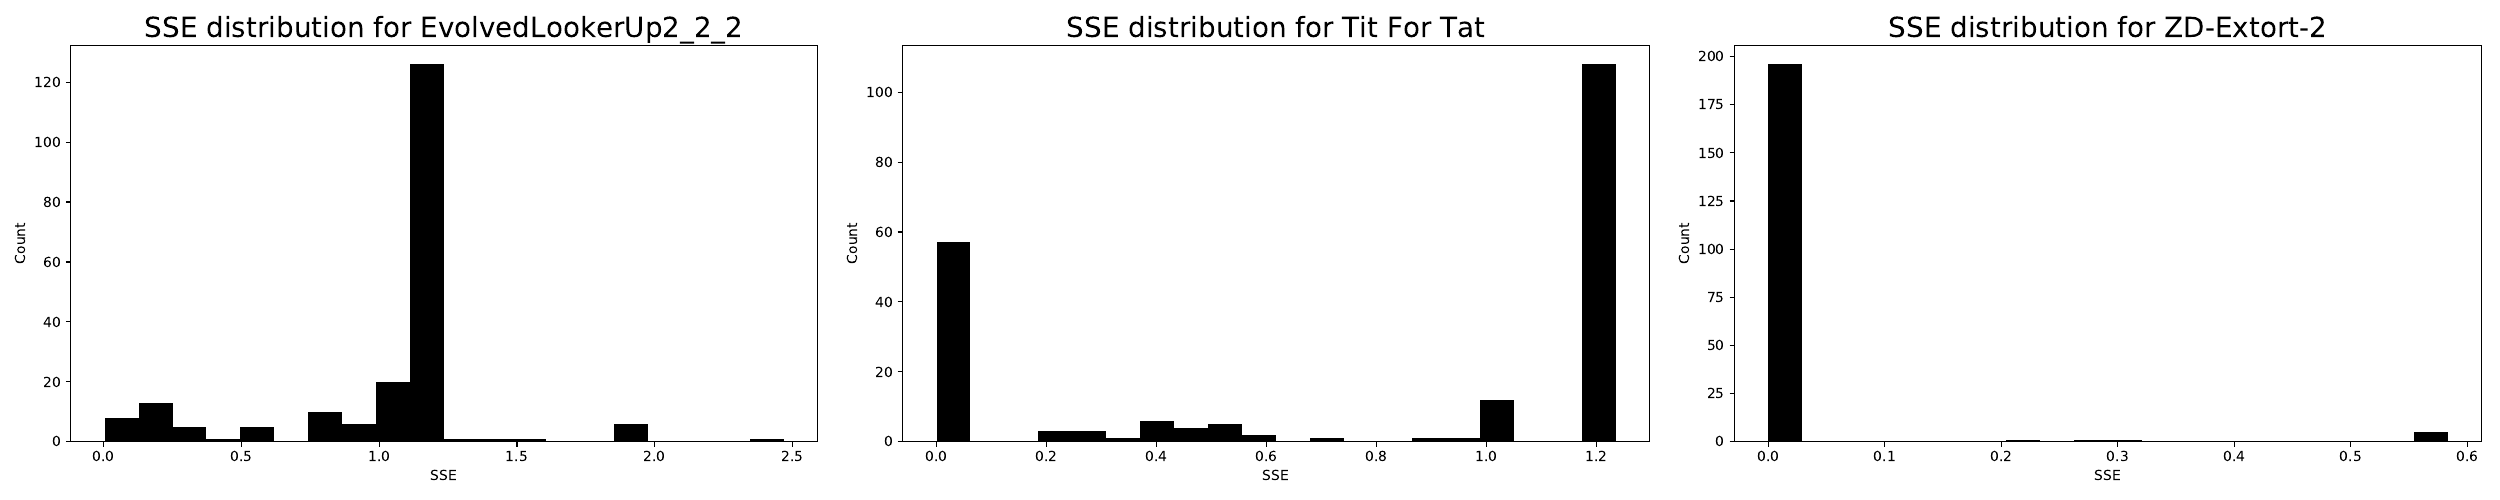

The Python source for this figure:
import sys

import matplotlib.pyplot as plt
import numpy as np
import pandas as pd
from scipy.stats import skew

import imp

parameters = imp.load_source("parameters", "../../../data/raw/parameters.py")
selection_of_players = ["EvolvedLookerUp2_2_2",
        "Tit For Tat",
        "ZD-Extort-2"
        ]

def main():
    players = parameters.PLAYER_GROUPS["full"]
    player_names = [s.name for s in players]
    df = pd.read_csv("../../../data/processed/full/std/per_opponent/main.csv")
    df["Name"] = df.apply(
        lambda row: player_names[row["Player index"]], axis=1
    )

    df = df[df["Name"].isin(selection_of_players)]

    plt.rcParams.update({'font.size': 18})
    fig, axarr = plt.subplots(1, 3, figsize=(25, 5))

    for ax, name in zip(axarr, selection_of_players):

        data = df[df["Name"] == name]["residual"] 

        ax.hist(data, bins=20, color="black")

        ax.set_title(f"SSE distribution for {name}", size=20)
        ax.set_xlabel("SSE")
        ax.set_ylabel("Count")
    fig.tight_layout()

    fig.savefig("main.pdf")


if __name__ == "__main__":
    main()
